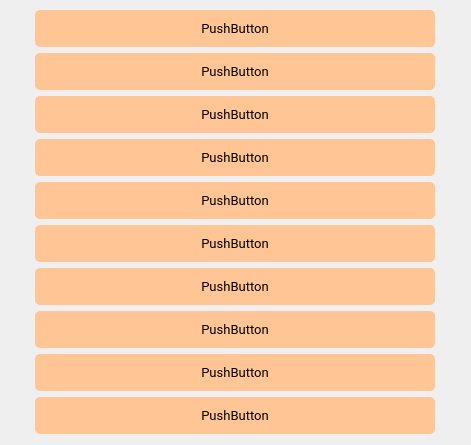
<?xml version="1.0" encoding="UTF-8"?>
<ui version="4.0">
 <class>MainWindow</class>
 <widget class="QMainWindow" name="MainWindow">
  <property name="geometry">
   <rect>
    <x>0</x>
    <y>0</y>
    <width>471</width>
    <height>445</height>
   </rect>
  </property>
  <property name="minimumSize">
   <size>
    <width>471</width>
    <height>445</height>
   </size>
  </property>
  <property name="maximumSize">
   <size>
    <width>471</width>
    <height>445</height>
   </size>
  </property>
  <property name="windowTitle">
   <string>MainWindow</string>
  </property>
  <property name="styleSheet">
   <string notr="true">QPushButton{
	padding: 10 px;
	background-color: #ffc595;
	border-radius: 5px;
}</string>
  </property>
  <widget class="QWidget" name="centralwidget">
   <property name="styleSheet">
    <string notr="true">background-color: rgb(50, 50, 50);

QPushButton{
	padding: 10 px;
	background-color: #ffc595;
	border-radius: 5px;
}</string>
   </property>
   <layout class="QGridLayout" name="gridLayout_2">
    <item row="0" column="1">
     <layout class="QGridLayout" name="gridLayout">
      <item row="1" column="0">
       <widget class="QPushButton" name="widget_btn_1">
        <property name="minimumSize">
         <size>
          <width>400</width>
          <height>0</height>
         </size>
        </property>
        <property name="font">
         <font>
          <family>Roboto</family>
          <pointsize>10</pointsize>
          <weight>50</weight>
          <bold>false</bold>
         </font>
        </property>
        <property name="cursor">
         <cursorShape>OpenHandCursor</cursorShape>
        </property>
        <property name="styleSheet">
         <string notr="true">QPushButton{
	padding: 10 px;
	background-color: #ffc595;
	border-radius: 5px;
}</string>
        </property>
        <property name="text">
         <string>PushButton</string>
        </property>
       </widget>
      </item>
      <item row="7" column="0">
       <widget class="QPushButton" name="widget_btn_7">
        <property name="font">
         <font>
          <family>Roboto</family>
          <pointsize>10</pointsize>
         </font>
        </property>
        <property name="cursor">
         <cursorShape>OpenHandCursor</cursorShape>
        </property>
        <property name="styleSheet">
         <string notr="true">QPushButton{
	padding: 10 px;
	background-color: #ffc595;
	border-radius: 5px;
}</string>
        </property>
        <property name="text">
         <string>PushButton</string>
        </property>
       </widget>
      </item>
      <item row="5" column="0">
       <widget class="QPushButton" name="widget_btn_5">
        <property name="font">
         <font>
          <family>Roboto</family>
          <pointsize>10</pointsize>
         </font>
        </property>
        <property name="cursor">
         <cursorShape>OpenHandCursor</cursorShape>
        </property>
        <property name="styleSheet">
         <string notr="true">QPushButton{
	padding: 10 px;
	background-color: #ffc595;
	border-radius: 5px;
}</string>
        </property>
        <property name="text">
         <string>PushButton</string>
        </property>
       </widget>
      </item>
      <item row="9" column="0">
       <widget class="QPushButton" name="widget_btn_9">
        <property name="font">
         <font>
          <family>Roboto</family>
          <pointsize>10</pointsize>
         </font>
        </property>
        <property name="cursor">
         <cursorShape>OpenHandCursor</cursorShape>
        </property>
        <property name="styleSheet">
         <string notr="true">QPushButton{
	padding: 10 px;
	background-color: #ffc595;
	border-radius: 5px;
}</string>
        </property>
        <property name="text">
         <string>PushButton</string>
        </property>
       </widget>
      </item>
      <item row="6" column="0">
       <widget class="QPushButton" name="widget_btn_6">
        <property name="font">
         <font>
          <family>Roboto</family>
          <pointsize>10</pointsize>
         </font>
        </property>
        <property name="cursor">
         <cursorShape>OpenHandCursor</cursorShape>
        </property>
        <property name="styleSheet">
         <string notr="true">QPushButton{
	padding: 10 px;
	background-color: #ffc595;
	border-radius: 5px;
}</string>
        </property>
        <property name="text">
         <string>PushButton</string>
        </property>
       </widget>
      </item>
      <item row="4" column="0">
       <widget class="QPushButton" name="widget_btn_4">
        <property name="font">
         <font>
          <family>Roboto</family>
          <pointsize>10</pointsize>
         </font>
        </property>
        <property name="cursor">
         <cursorShape>OpenHandCursor</cursorShape>
        </property>
        <property name="styleSheet">
         <string notr="true">QPushButton{
	padding: 10 px;
	background-color: #ffc595;
	border-radius: 5px;
}</string>
        </property>
        <property name="text">
         <string>PushButton</string>
        </property>
       </widget>
      </item>
      <item row="2" column="0">
       <widget class="QPushButton" name="widget_btn_2">
        <property name="font">
         <font>
          <family>Roboto</family>
          <pointsize>10</pointsize>
          <weight>50</weight>
          <bold>false</bold>
         </font>
        </property>
        <property name="cursor">
         <cursorShape>OpenHandCursor</cursorShape>
        </property>
        <property name="styleSheet">
         <string notr="true">QPushButton{
	padding: 10 px;
	background-color: #ffc595;
	border-radius: 5px;
}</string>
        </property>
        <property name="text">
         <string>PushButton</string>
        </property>
       </widget>
      </item>
      <item row="3" column="0">
       <widget class="QPushButton" name="widget_btn_3">
        <property name="font">
         <font>
          <family>Roboto</family>
          <pointsize>10</pointsize>
          <weight>50</weight>
          <bold>false</bold>
         </font>
        </property>
        <property name="cursor">
         <cursorShape>OpenHandCursor</cursorShape>
        </property>
        <property name="styleSheet">
         <string notr="true">QPushButton{
	padding: 10 px;
	background-color: #ffc595;
	border-radius: 5px;
}</string>
        </property>
        <property name="text">
         <string>PushButton</string>
        </property>
       </widget>
      </item>
      <item row="8" column="0">
       <widget class="QPushButton" name="widget_btn_8">
        <property name="font">
         <font>
          <family>Roboto</family>
          <pointsize>10</pointsize>
         </font>
        </property>
        <property name="cursor">
         <cursorShape>OpenHandCursor</cursorShape>
        </property>
        <property name="styleSheet">
         <string notr="true">QPushButton{
	padding: 10 px;
	background-color: #ffc595;
	border-radius: 5px;
}</string>
        </property>
        <property name="text">
         <string>PushButton</string>
        </property>
       </widget>
      </item>
      <item row="10" column="0">
       <widget class="QPushButton" name="widget_btn_10">
        <property name="font">
         <font>
          <family>Roboto</family>
          <pointsize>10</pointsize>
         </font>
        </property>
        <property name="cursor">
         <cursorShape>OpenHandCursor</cursorShape>
        </property>
        <property name="styleSheet">
         <string notr="true">QPushButton{
	padding: 10 px;
	background-color: #ffc595;
	border-radius: 5px;
}</string>
        </property>
        <property name="text">
         <string>PushButton</string>
        </property>
       </widget>
      </item>
     </layout>
    </item>
    <item row="0" column="0">
     <spacer name="horizontalSpacer">
      <property name="orientation">
       <enum>Qt::Horizontal</enum>
      </property>
      <property name="sizeHint" stdset="0">
       <size>
        <width>40</width>
        <height>20</height>
       </size>
      </property>
     </spacer>
    </item>
    <item row="0" column="2">
     <spacer name="horizontalSpacer_2">
      <property name="orientation">
       <enum>Qt::Horizontal</enum>
      </property>
      <property name="sizeHint" stdset="0">
       <size>
        <width>40</width>
        <height>20</height>
       </size>
      </property>
     </spacer>
    </item>
   </layout>
  </widget>
 </widget>
 <resources/>
 <connections/>
</ui>
